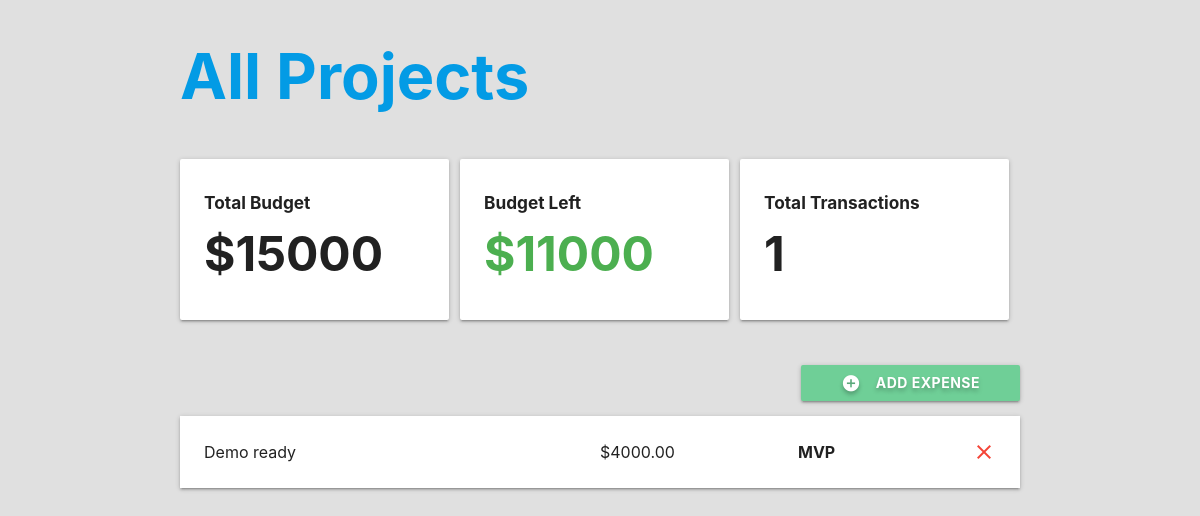
Page /healthcare/ on the earlier database version.
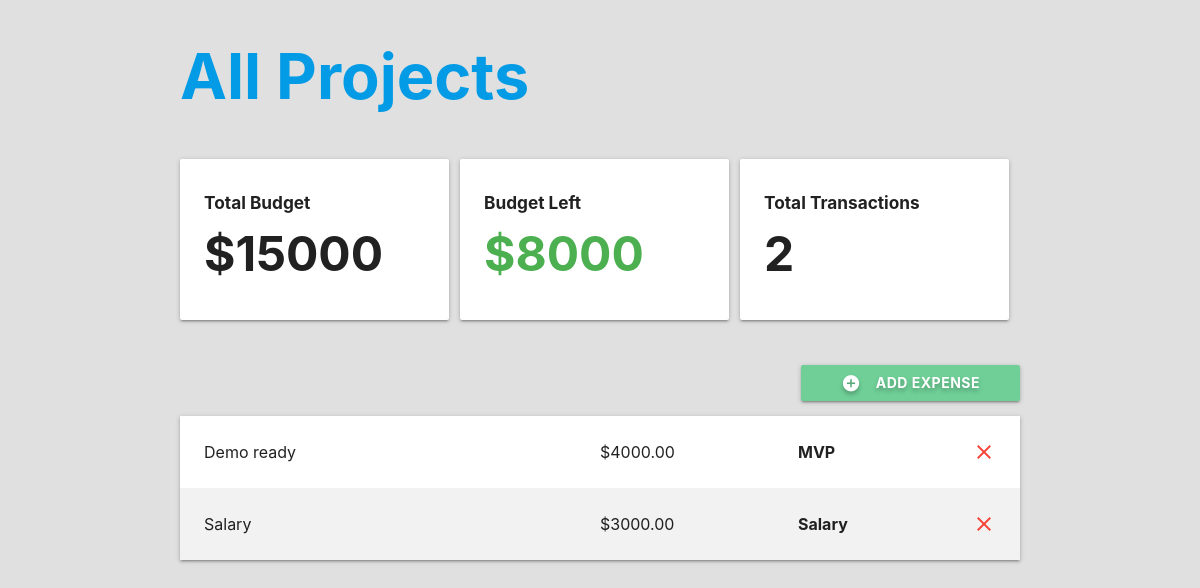
Same page on the later database version.
### handlemoney/models.py (models this page shows, shortened)
class Project(models.Model):
    name = models.CharField(max_length=100)
    slug = models.SlugField(max_length=100, unique=True, blank=True)
    budget = models.IntegerField()
    @property
    def budget_left(self):
        expense_list = Expense.objects.filter(project=self)
        total_expense_amount = 0
        for expense in expense_list:
            total_expense_amount += expense.amount
        total_expense_amount = int(total_expense_amount)
        return self.budget - total_expense_amount
    @property
    def total_transactions(self):
        expense_list = Expense.objects.filter(project=self)
        return expense_list.count()

class Expense(models.Model):
    project = models.ForeignKey(Project, on_delete=models.CASCADE, related_name='expenses')
    title = models.CharField(max_length=100)
    amount = models.DecimalField(max_digits=8, decimal_places=2)
    category = models.ForeignKey(Category, on_delete=models.CASCADE)
    class Meta:
        ordering = ('-amount',)

class Category(models.Model):
    project = models.ForeignKey(Project, on_delete=models.CASCADE)
    name = models.CharField(max_length=50)

### handlemoney/views.py (the view, shortened to what this page needs)
# urls.py: path('<slug:project_slug>/', views.project_detail, name='detail')
def project_detail(request, project_slug):
    project = get_object_or_404(Project, slug=project_slug)
    if request.method == 'GET':
        category_list = Category.objects.filter(project=project)
        return render(request, 'budget/project-detail.html', {'project': project, 'expense_list': project.expenses.all(), 'category_list': category_list})
    return redirect(project)

### handlemoney/templates/budget/project-detail.html (shortened to what this page needs)
{% extends 'budget/base.html' %}
{% block content %}
<div class="container">
  <h1 class="bold"><a href="{% url 'list' %}">All Projects</a></h1>
  <section class="section section-stats">
    <div class="row">
      <div class="col s12 m12 l4">
        <div class="card-panel">
          <h6 class="bold">Total Budget</h6>
          <h1 class="bold">${{ project.budget }}</h1>
        </div>
      </div>
      <div class="col s12 m6 l4">
        <div class="card-panel">
          <h6 class="bold">Budget Left</h6>
          {% if project.budget_left > 0 %}
            <h1 class="bold green-text">${{ project.budget_left }}</h1>
          {% elif project.budget_left == 0 %}
            <h1 class="bold orange-text">${{ project.budget_left }}</h1>
          {% else %}
            <h1 class="bold red-text">${{ project.budget_left }}</h1>
          {% endif %}
        </div>
      </div>
      <div class="col s12 m6 l4">
        <div class="card-panel">
          <h6 class="bold">Total Transactions</h6>
          <h1 class="bold">{{ project.total_transactions }}</h1>
        </div>
      </div>
    </div>
  </section>
  <section class="section section-expenses">
    <div class="row">
      <button class="btn waves-effect right modal-trigger" href="#expenseModal">
        <i class="material-icons white-text left">add_circle</i>
        Add Expense
      </button>
    </div>
    <ul class="z-depth-1">
      {% for expense in expense_list %}
      <li>
        <div class="card-panel z-depth-0 expense">
          <div class="row">
            <div class="col l6">
              <span class="title">{{ expense.title }}</span>
            </div>
            <div class="col l3">
              <span class="title">${{ expense.amount }}</span>
            </div>
            <div class="col 1">
              <span class="title bold">{{ expense.category.name }}</span>
            </div>
            <a class="close-icon" onclick="deleteExpense(this)" data-id="{{ expense.id }}">
              <i class="material-icons red-text right">close</i>
            </a>
          </div>
        </div>
      </li>
      {% endfor %}
    </ul>
  </section>
</div>
{% endblock %}

### handlemoney/templates/budget/base.html (shortened to what this page needs)
{% load static %}
<!DOCTYPE html>
<html lang="en">
<head>
  <link rel="stylesheet" href="{% static 'css/styles.css' %}">
  <link rel="stylesheet" href="https://cdnjs.cloudflare.com/ajax/libs/materialize/1.0.0-beta/css/materialize.min.css">
</head>
<body>
  {% block content %}
  {% endblock %}
</body>
</html>

### handlemoney/static/css/styles.css (style rules this page uses)
html { font-family: 'Montserrat'; background-color: #E0E0E0; }
h1, h6 { font-weight: bold; }
.bold { font-weight: bold; }
.row { margin: 0!important; }
.row .col { padding-left: 0!important; }
.section-stats h1 { font-size: 4vw; margin: 15px 0px; }
.section-expenses button { padding: 0px 40px; font-weight: bold; text-shadow: 0px 3px 4px rgba(0, 0, 0, .25); background-color: #6FCF97; }
.section-expenses .expense { font-size: 16px; border-radius: 0; margin: 0; }
.section-expenses li:nth-child(even) .expense { background-color: #F2F2F2; }

Differences in the rows shown:
computed for Project: budget_left "11000" → "8000"; total_transactions "1" → "2"
added Expense: title "Salary", amount "3000.00", category.name "Salary"
